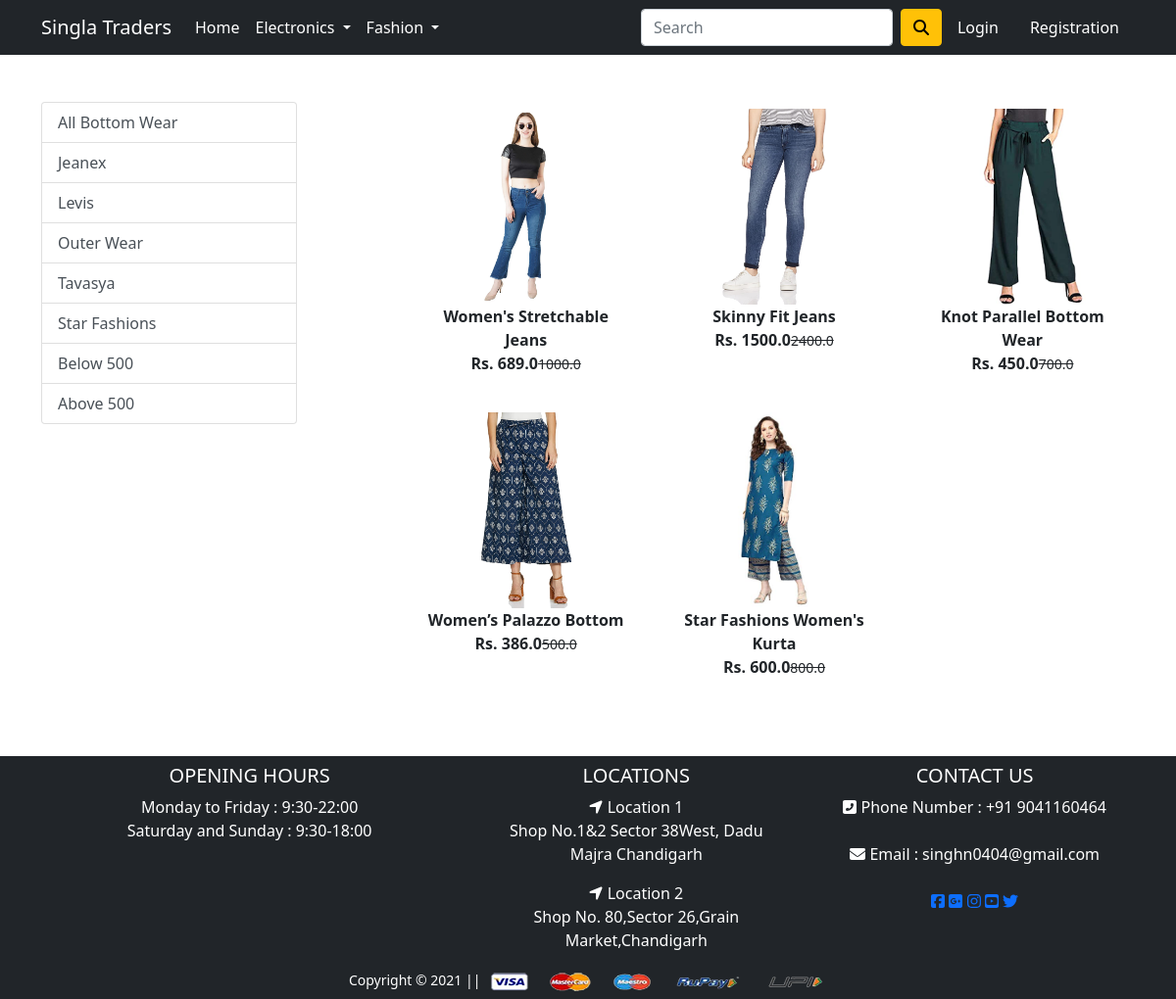
The app's page /bottomwear/ with its own data.
### app/models.py (models this page shows, shortened)
class Product(models.Model):
    title = models.CharField(max_length=100)
    selling_price = models.FloatField()
    discounted_price = models.FloatField()
    description = models.CharField(max_length=1000)
    brand = models.CharField(max_length=100)
    category = models.CharField(choices = CATEGORY_CHOICE,max_length=2)
    product_img = models.ImageField(upload_to='productimg')

### app/views.py (the view)
# urls.py: path('bottomwear/', views.bottomwears, name='bottomwear'),
def bottomwears(request,data=None):
    totalitem=0
    if data == None:
        bottomwears = Product.objects.filter(category='BW')
    elif data == 'Jeanex' or data == 'Levis' or data =='Outer' or data == 'Tavasya' or data =='Fashions':
        bottomwears = Product.objects.filter(category='BW').filter(brand=data)
    elif data == 'below':
        bottomwears = Product.objects.filter(category='BW').filter(discounted_price__lt=500)
    elif data == 'above':
        bottomwears = Product.objects.filter(category='BW').filter(discounted_price__gt=500)
    if request.user.is_authenticated:
        totalitem = len(Cart.objects.filter(user=request.user))
    return render(request, 'app/bottomwear.html',{'bottomwears':bottomwears,'totalitem':totalitem})

### app/templates/app/bottomwear.html (shortened to what this page needs)
{% extends 'app/base.html' %}
{% load static %}
{% block main-content %}
<div class="container my-5">
 <div class="row">
  <div class="col-sm-3">
    <div class="list-group">
    <a href= "{% url 'bottomwear' %}" class="list-group-item list-group-item-action" aria-current="true">All Bottom Wear</a>
    <a href= "{% url 'bottomweardata' 'Jeanex' %}"class="list-group-item list-group-item-action",aria-current='true'>Jeanex</a>
    <a href= "{% url 'bottomweardata' 'Levis' %}"class="list-group-item list-group-item-action",aria-current='true'>Levis</a>
    <a href= "{% url 'bottomweardata' 'Outer' %}"class="list-group-item list-group-item-action",aria-current='true'>Outer Wear</a>
    <a href= "{% url 'bottomweardata' 'Tavasya' %}"class="list-group-item list-group-item-action",aria-current='true'>Tavasya</a>
    <a href= "{% url 'bottomweardata' 'Fashions' %}"class="list-group-item list-group-item-action",aria-current='true'>Star Fashions</a>
    <a href= "{% url 'bottomweardata' 'below' %}"class="list-group-item list-group-item-action",aria-current='true'>Below 500</a>
    <a href= "{% url 'bottomweardata' 'above' %}"class="list-group-item list-group-item-action",aria-current='true'>Above 500</a>
    </div>
  </div>
  <div class="col-sm-8 offset-sm-1">
    <div class="row">
        {% for product in bottomwears %}
        <div class="col-sm-4 text-center mb-4">
            <a href="{%url 'product-detail' product.id %}" class="btn">
                <div class='item'>
                    <img src="{{product.product_img.url}}" alt="" height="200" class="">
                    <div class="fw-bold">{{product.title}}</div>
                    <div class="fw-bold">Rs. {{product.discounted_price}}<small class="fw-light text-decoration-line-through">{{product.selling_price}}</small></div>
                </div>
            </a>
        </div>
        {%endfor%}
    </div>
  </div>
 </div>
</div>
{% endblock main-content %}

### records on screen
Product: product_img (picture), title "Women's Stretchable Jeans", discounted_price "689.0", selling_price "1000.0"
Product: product_img (picture), title "Skinny Fit Jeans", discounted_price "1500.0", selling_price "2400.0"
Product: product_img (picture), title "Knot Parallel Bottom Wear", discounted_price "450.0", selling_price "700.0"
Product: product_img (picture), title "Women’s Palazzo Bottom", discounted_price "386.0", selling_price "500.0"
Product: product_img (picture), title "Star Fashions Women's Kurta", discounted_price "600.0", selling_price "800.0"
